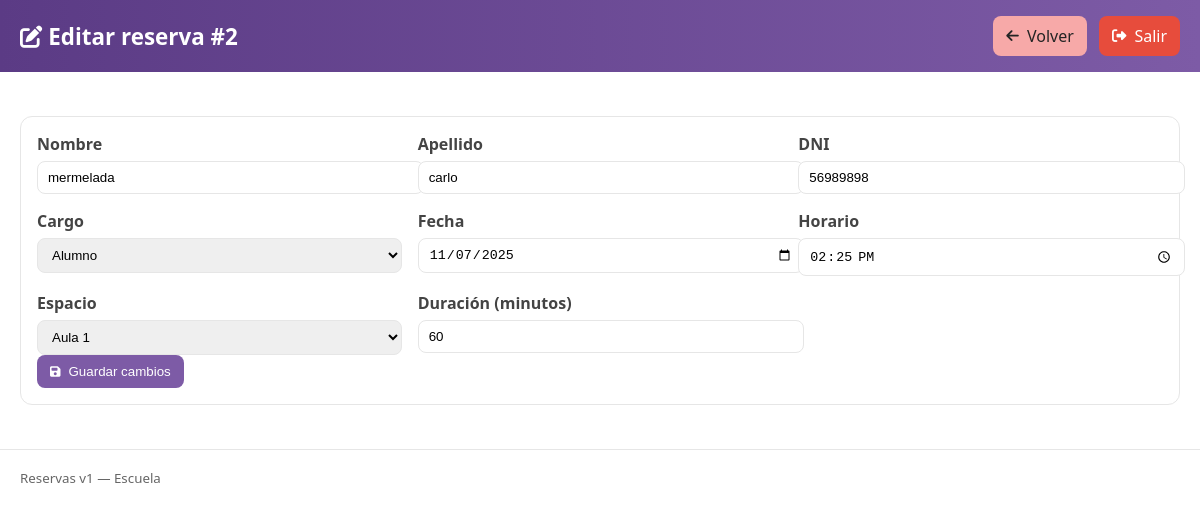
Page /editar.php?id=2 (signed in) on the committed database.
### tables this page shows
CREATE TABLE reservas (
    id INTEGER PRIMARY KEY AUTOINCREMENT,
    nombre TEXT,
    apellido TEXT,
    dni TEXT,
    cargo TEXT,
    fecha TEXT,
    horario TEXT,
    espacio TEXT
, duracion INTEGER NOT NULL DEFAULT 60);

### editar.php (the view, shortened to what this page needs)
<?php
$id = isset($_GET['id']) ? (int)$_GET['id'] : 0;
$db = getDB();
$reserva = null;
if ($id) {
    $stmt = $db->prepare("SELECT * FROM reservas WHERE id = ?");
    $stmt->execute([$id]);
    $reserva = $stmt->fetch(PDO::FETCH_ASSOC);
}
?>
<!DOCTYPE html>
<html lang="es">
<head>
    <link rel="stylesheet" href="estilo.css?v=<?= filemtime(__DIR__ . '/estilo.css') ?>">
    <link rel="stylesheet" href="https://cdnjs.cloudflare.com/ajax/libs/font-awesome/6.5.0/css/all.min.css">
</head>
<body>
<header>
    <h1><i class="fa-solid fa-pen-to-square"></i> Editar reserva #<?= (int)$reserva['id'] ?></h1>
    <nav>
        <a href="index.php" class="btn secundario"><i class="fa-solid fa-arrow-left"></i> Volver</a>
        <a href="logout.php" class="btn peligro"><i class="fa-solid fa-right-from-bracket"></i> Salir</a>
    </nav>
</header>
<main>
    <section class="formulario">
        <form method="POST" action="admin.php">
            <div class="grid">
                <label>Nombre
                    <input type="text" name="nombre" value="<?= htmlspecialchars($reserva['nombre']) ?>" required>
                </label>
                <label>Apellido
                    <input type="text" name="apellido" value="<?= htmlspecialchars($reserva['apellido']) ?>" required>
                </label>
                <label>DNI
                    <input type="text" name="dni" value="<?= htmlspecialchars($reserva['dni']) ?>" required>
                </label>
                <label>Cargo
                    <select name="cargo" required>
                        <?php
                        $cargos = ['Alumno','Profesor','Directivo','Personal'];
                        foreach ($cargos as $c) {
                            $sel = ($reserva['cargo'] === $c) ? 'selected' : '';
                            echo "<option value=\"{$c}\" {$sel}>{$c}</option>";
                        }
                        ?>
                    </select>
                </label>
                <label>Fecha
                    <input type="date" name="fecha" value="<?= htmlspecialchars($reserva['fecha']) ?>" required>
                </label>
                <label>Horario
                    <input type="time" name="horario" value="<?= htmlspecialchars($reserva['horario']) ?>" required>
                </label>
                <label>Espacio
                    <select name="espacio" required>
                        <?php
                        $espacios = ['Aula 1','Aula 2','Laboratorio','Gimnasio','Biblioteca'];
                        foreach ($espacios as $e) {
                            $sel = ($reserva['espacio'] === $e) ? 'selected' : '';
                            echo "<option value=\"{$e}\" {$sel}>{$e}</option>";
                        }
                        ?>
                    </select>
                </label>
                <label>Duración (minutos)
                    <input type="number" name="duracion" min="10" max="480" step="5" value="<?= (int)$reserva['duracion'] ?>" required>
                </label>
            </div>
            <button type="submit" class="btn primario"><i class="fa-solid fa-floppy-disk"></i> Guardar cambios</button>
        </form>
    </section>
</main>
<footer>
    <small>Reservas v1 — Escuela</small>
</footer>
</body>
</html>

### estilo.css (style rules this page uses)
:root { --bg: #ffffff; --texto: #222222; --lila: #7d5ba6; --lila-oscuro: #5b3b85; --salmon: #f7a9a8; --salmon-claro: #ffd3d2; --borde: #e6e6e6; }
html, body { height: 100%; }
body { margin: 0; background: var(--bg); color: var(--texto); font-family: system-ui, -apple-system, Segoe UI, Roboto, Ubuntu, Cantarell, "Noto Sans", "Helvetica Neue", Arial, "Apple Color Emoji", "Segoe UI Emoji"; }
header { background: linear-gradient(90deg, var(--lila-oscuro), var(--lila)); color: #fff; padding: 16px 20px; display: flex; justify-content: space-between; align-items: center; }
header h1 { margin: 0; font-size: 1.4rem; }
header nav a { margin-left: 8px; }
main { padding: 20px; }
.formulario { margin-top: 24px; background: #fff; border: 1px solid var(--borde); border-radius: 12px; padding: 16px; }
.grid { display: grid; grid-template-columns: repeat(3, 1fr); gap: 16px; }
label { display: block; font-weight: 600; color: #444; }
input, select { width: 100%; padding: 8px 10px; border: 1px solid var(--borde); border-radius: 8px; margin-top: 6px; }
.btn { display: inline-flex; align-items: center; gap: 8px; padding: 8px 12px; border-radius: 8px; border: 1px solid transparent; cursor: pointer; text-decoration: none; transition: transform .05s ease, box-shadow .1s ease; }
.btn i { font-size: 0.9em; }
.btn.primario { background: var(--lila); color: #fff; }
.btn.secundario { background: var(--salmon); color: #242424; }
.btn.peligro { background: #e74c3c; color: #fff; }
footer { margin-top: 24px; padding: 16px 20px; border-top: 1px solid var(--borde); color: #666; }

### rows in the picture
reservas: id "2", nombre "mermelada", apellido "carlo", dni "56989898", fecha "11/07/2025", horario "14:25", duracion "60"

### other values in the picture
form field cargo "Alumno"
form field espacio "Aula 1"
